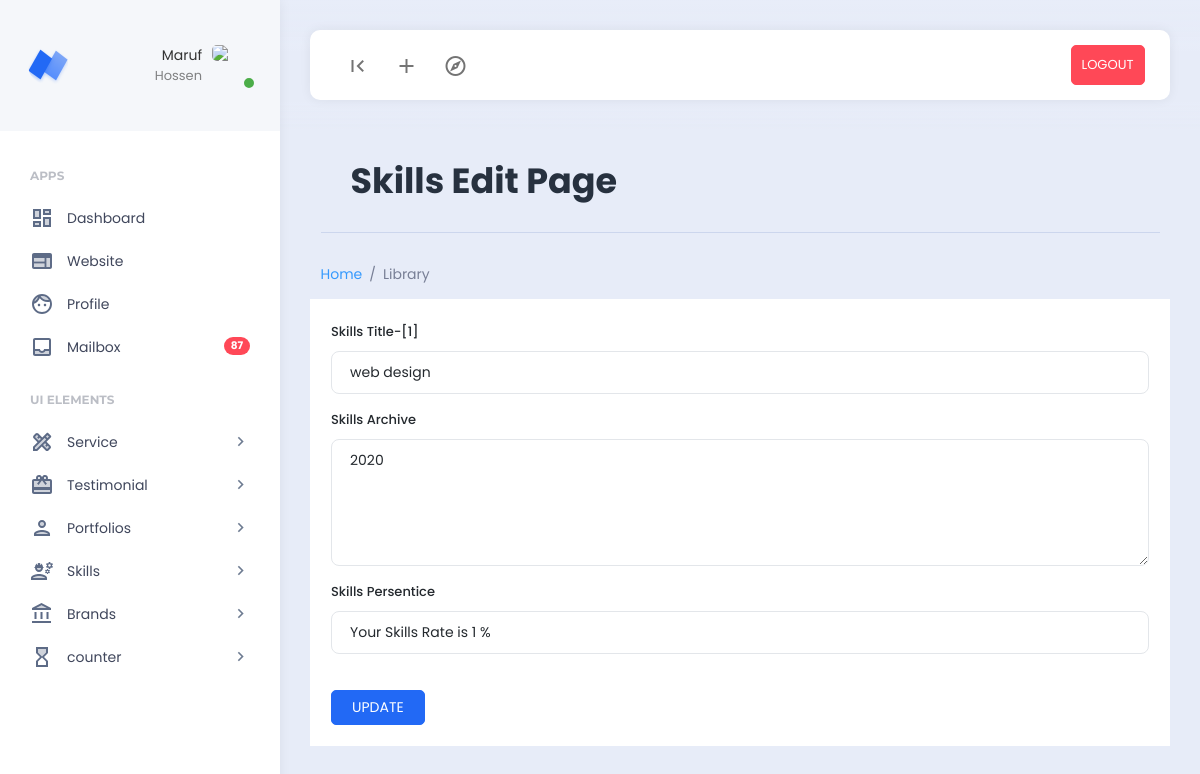
/dashboard/skills_edit.php?edit_id=1 (signed in), run on the app's committed database.
### tables this page shows
CREATE TABLE `skills` (
  `id` int NOT NULL,
  `title` varchar(100) NOT NULL,
  `year` varchar(100) NOT NULL,
  `skill_persentice` int NOT NULL,
  `status` varchar(100) NOT NULL DEFAULT 'deactive'
);

### dashboard/skills_edit.php (the view, shortened to what this page needs)
<?php
include('./extends/header.php');
include('../config/db.php');
$id =$_GET['edit_id'];
$skill_quary = "SELECT * FROM skills WHERE id=$id";
$connect = mysqli_query($db_connect,$skill_quary);
$skill =mysqli_fetch_assoc($connect);
?>
<div class="row">
        <div class="col">
            <div class="page-description">
            <h1>Skills Edit Page</h1>
            </div>
        </div>
    </div>
    <div class="row">
        <div class="col-12">
        <nav aria-label="breadcrumb">
  <ol class="breadcrumb">
    <li class="breadcrumb-item"><a href="#">Home</a></li>
    <li class="breadcrumb-item active" aria-current="page">Library</li>
  </ol>
</nav>
        </div>
    </div>
    <div class="row">
    <form class="bg-white p-4" action="skills_post.php" method="POST">
  <div class="mb-3">
    <label for="exampleInputEmail1" class="form-label">Skills Title-[<?=$skill['id']?>]</label>
    <input type="text" class="form-control" id="exampleInputEmail1" aria-describedby="emailHelp" name="title2" value="<?=$skill['title']?>" >
  </div>
  <div class="mb-3">
    <label for="exampleInputPassword1" class="form-label">Skills Archive</label>
    <textarea class="form-control" rows="5" name="year2"><?=$skill['year']?></textarea>
  </div>
  <div class="mb-3">
    <label for="exampleInputPassword1" class="form-label">Skills Persentice</label>
    <select name="skill_persentice2" class="form-control">
    <?php for($i=1; $i <= 100;$i++) :?>
    <option value="<?= $i ?>">Your Skills Rate is <?= $i ?> %</option>
    <?php endfor ;?>
</select>
    <br>
  </div>
  <button type="submit" class="btn btn-primary" name="skill_edit">UPDATE</button>
</form>
        </div>
    </div>
<?php
include('./extends/footer.php');
?>

### data on the page
skills: id "1", title2 "web design", year2 "2020"

### other printed values
$_SESSION['admin_name'] "Maruf"
$_SESSION['admin_email'] "Hossen"
